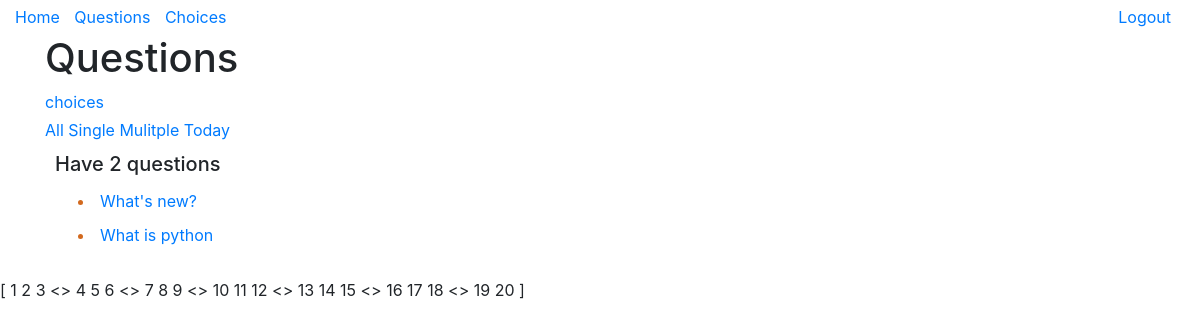
Page /polls/?type=Single (signed in) on the earlier database version.
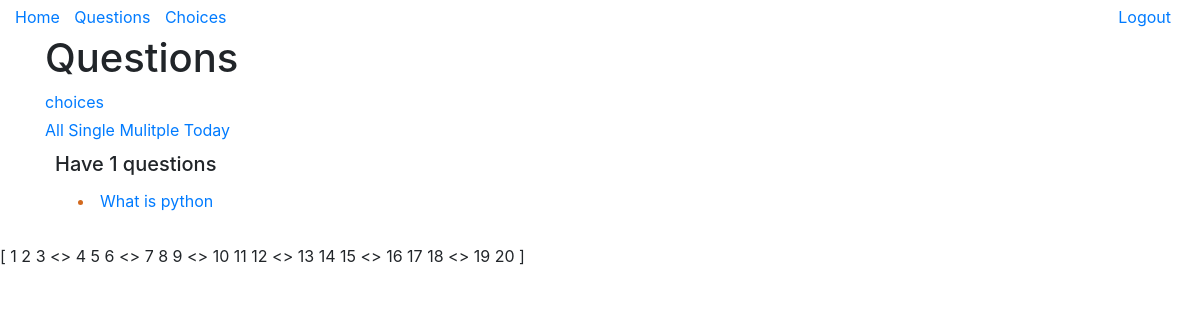
Same page on the later database version.
### polls/models.py (models this page shows, shortened)
class Question(models.Model):
    question_text = models.CharField(max_length=200)
    pub_date = models.DateTimeField("date published")
    question_note = models.CharField(max_length=200, null=True, blank=True, verbose_name="Note")
    type = models.CharField(max_length=100, choices=QUESTION_TYPES, null=True, default="Single", verbose_name="Question type")
    objects = QuestionQuerySet.as_manager()

### polls/views.py (the view)
# urls.py: path("", views.index, name="index" ),
@login_required
def index(request: HttpRequest):
    question_type = request.GET.get("type")
    query_date = request.GET.get("date")
    qs = Question.objects.all()
    if question_type is  not None:
        qs = qs.filter(Q(type=question_type))
    if query_date is not None and query_date =="today":
        qs =  Question.objects.published_today()
    objs = qs
    num = qs.count()
    context = {"question": {"name":"chumano"},
               "questions": objs,
               "num_questions": num,
               }
    return render(request, "question/list.html",  context)

### polls/templates/question/list.html (shortened to what this page needs)
{% extends "base.html" %}
{% load static %}
{% block head %}
    {{ block.super }}
    <link href="{% static 'polls/css/base.css' %}" rel="stylesheet"/>
{% endblock head %}
{% block content %}
<h1>Questions</h1>
<a href="/polls/choices">{{ "choices" }}</a>
<div class="questions-filters" style="margin-top:4px">
    <a href="{% url 'index' %}"> All </a>
    <a href="{% url 'index' %}?type=Single"> Single </a>
    <a href="{% url 'index' %}?type=Multiple"> Mulitple </a>
    <a href="{% url 'index' %}?date=today"> Today </a>
</div>
<div class="questions-container">
    {% if questions %}
    <h5>Have {{num_questions}} questions</h5>
    <ul>
    {% for question in questions %}
        <li class="question-item" >
            <a href="{% url 'detail' question.id %}">
            {{ question.question_text | center:"2000" }}
            </a>
        </li>
    {% endfor %}
    </ul>
    {% else %}
    <p>No questions are available.</p>
    {% endif %}
</div>
{% endblock %}

Differences in the rows shown:
no longer on this page (row edited): Question: question_text "What's new?"
Other differences:
{{ num_questions }}: "2" → "1"
